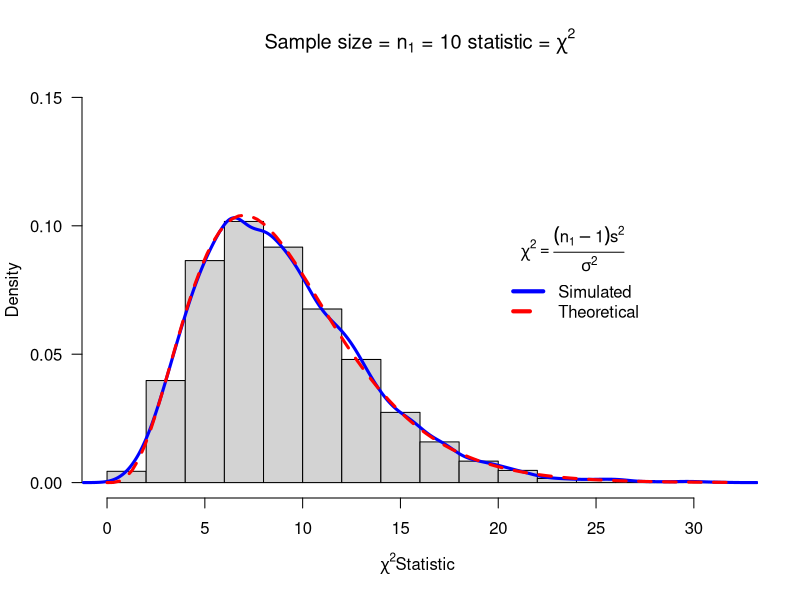
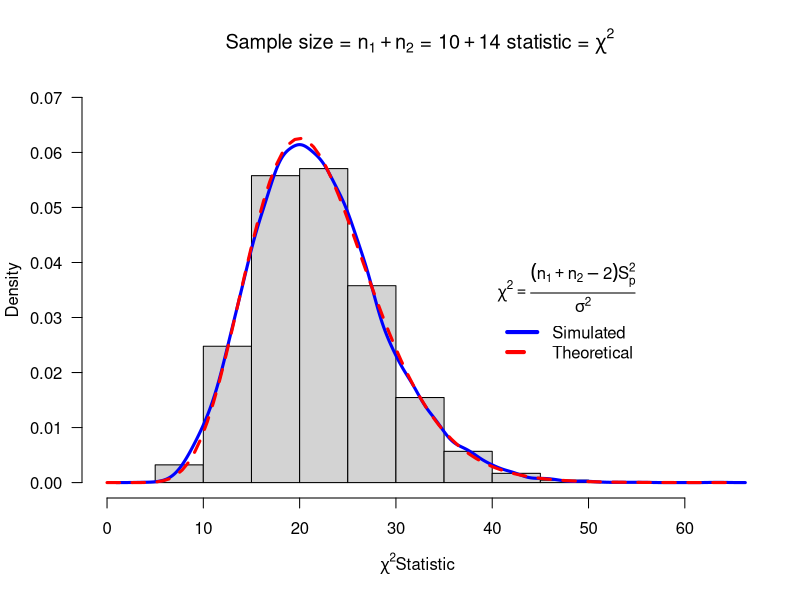
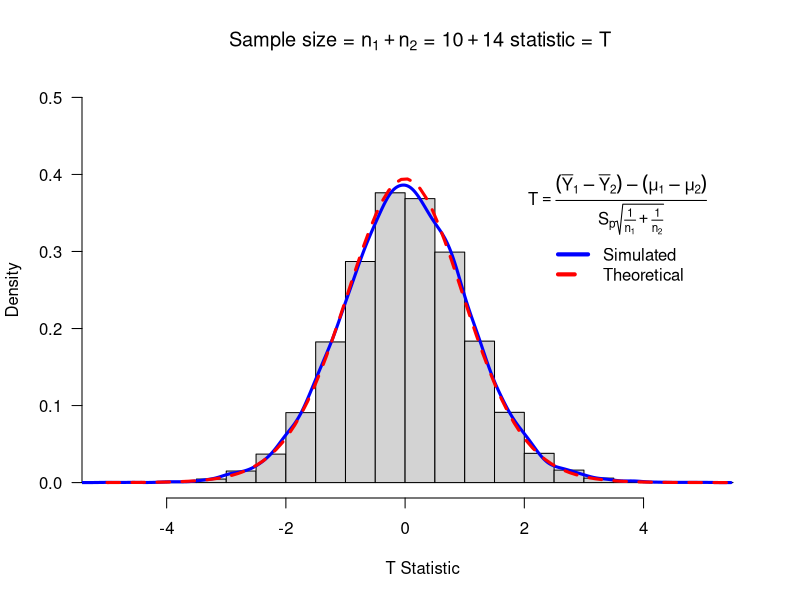
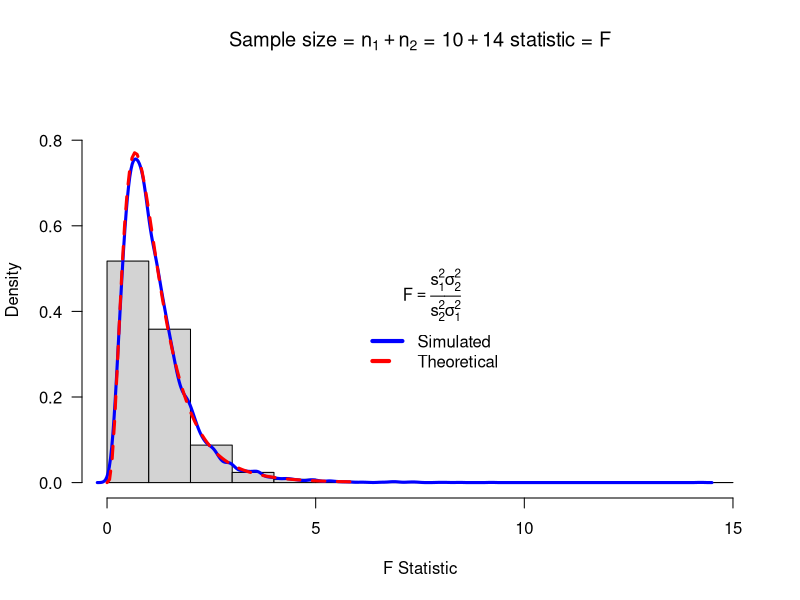

The R script that drew these images, in order:
  #This is a model R function that you can alter for other statistics
  # Copy this function twice and alter the two copies to make sampling distributions from the T distribution
  mychisim<-function(n1=10,sigma1=3,mean1=5,iter=1000,ymax=0.1,x=20, y=0.1){    # adjust ymax to make graph fit
  y1=rnorm(n1*iter,mean=mean1,sd=sigma1)# generate iter samples of size n1
  
  data1.mat=matrix(y1,nrow=n1,ncol=iter,byrow=TRUE) # Each column is a sample size n1
  
  ssq1=apply(data1.mat,2,var) # ssq1 is s squared
  
  w=(n1-1)*ssq1/sigma1^2      #chi-sq stat
  
  hist(w,freq=FALSE, ylim=c(0,ymax), # Histogram with annotation
  main=substitute(paste("Sample size = ",n[1]," = ",n1," statistic = ",chi^2)),
  xlab=expression(paste(chi^2, "Statistic",sep=" ")), las=1)
  lines(density(w),col="Blue",lwd=3) # add a density plot
  curve(dchisq(x,n1-1),add=TRUE,col="Red",lty=2,lwd=3) # add a theoretical curve
  title=expression(chi^2==frac((n[1]-1)*s^2,sigma^2)) #mathematical annotation -see ?plotmath
  legend(x,y,c("Simulated","Theoretical"),col=c("Blue","Red"),lwd=4,lty=1:2,bty="n",title=title) # Legend #
  invisible(list(w=w,summary=summary(w),sd=sd(w),fun="Chi-sq")) # some output to use if needed
  }
windows()
mychisim(iter=10000,ymax=0.15)





#### Two pop sampling
mychisim2<-function(n1=10,n2=14,sigma1=3,sigma2=3,mean1=5,mean2=10,iter=1000,ymax=0.07,x=40,y=0.04,...){    # adjust ymax to make graph fit
y1=rnorm(n1*iter,mean=mean1,sd=sigma1)# generate iter samples of size n1
y2=rnorm(n2*iter,mean=mean2,sd=sigma2)
data1.mat=matrix(y1,nrow=n1,ncol=iter,byrow=TRUE) # Each column is a sample size n1
data2.mat=matrix(y2,nrow=n2,ncol=iter,byrow=TRUE)
ssq1=apply(data1.mat,2,var) # ssq1 is s squared
ssq2=apply(data2.mat,2,var)
spsq=((n1-1)*ssq1 + (n2-1)*ssq2)/(n1+n2-2) # pooled s squared
w=(n1+n2-2)*spsq/(sigma1^2)#sigma1=sigma2,  Chi square stat
hist(w,freq=FALSE, ylim=c(0,ymax), # Histogram with annotation
main=substitute(paste("Sample size = ",n[1]+n[2]," = ",n1+n2," statistic = ",chi^2)),
xlab=expression(paste(chi^2, "Statistic",sep=" ")), las=1)
lines(density(w),col="Blue",lwd=3) # add a density plot
curve(dchisq(x,n1+n2-2),add=TRUE,col="Red",lty=2,lwd=3) # add a theoretical curve
title=expression(chi^2==frac((n[1]+n[2]-2)*S[p]^2,sigma^2)) #mathematical annotation -see ?plotmath
legend(x,y,c("Simulated","Theoretical"),col=c("Blue","Red"),lwd=4,lty=1:2,bty="n",title=title) # Legend #
invisible(list(w=w,summary=summary(w),sd=sd(w),fun="Chi-sq")) # some output to use if needed
}
windows()
mychisim2(iter=10000)

myTsim2<-function(n1=10,n2=14,sigma1=3,sigma2=3,mean1=5,mean2=10,iter=1000,ymax=0.5,x=2,y=0.4,...){
y1=rnorm(n1*iter,mean=mean1,sd=sigma1)# generate iter samples of size n1
y2=rnorm(n2*iter,mean=mean2,sd=sigma2)
data1.mat=matrix(y1,nrow=n1,ncol=iter,byrow=TRUE) # Each column is a sample size n1
data2.mat=matrix(y2,nrow=n2,ncol=iter,byrow=TRUE)
ssq1=apply(data1.mat,2,var) # ssq1 is s squared
ybar1= apply(data1.mat,2,mean)
ssq2=apply(data2.mat,2,var)
ybar2=apply(data2.mat,2,mean)
spsq=((n1-1)*ssq1 + (n2-1)*ssq2)/(n1+n2-2) # pooled s squared
w=((ybar1-ybar2)-(mean1-mean2))/sqrt(spsq*(1/n1+1/n2))#sigma1=sigma2,  Chi square stat
hist(w,freq=FALSE, ylim=c(0,ymax), # Histogram with annotation
main=substitute(paste("Sample size = ",n[1]+n[2]," = ",n1+n2," statistic = ",T)),
xlab=paste(" T Statistic",sep=""), las=1)
lines(density(w),col="Blue",lwd=3) # add a density plot
curve(dt(x,n1+n2-2),add=TRUE,col="Red",lty=2,lwd=3) # add a theoretical curve
title=expression(T==frac((bar(Y)[1]-bar(Y)[2])-(mu[1]-mu[2]),S[p]*sqrt(frac(1,n[1])+frac(1,n[2])))) #mathematical annotation -see ?plotmath
legend(x,y,c("Simulated","Theoretical"),col=c("Blue","Red"),lwd=4,lty=1:2,bty="n",title=title)# Legend #
invisible(list(w=w,summary=summary(w),sdw=sd(w),fun="T")) # some output to use if needed
}
myTsim2(iter=10000)


myFsim2<-function(n1=10,n2=14,sigma1=3,sigma2=2,mean1=5,mean2=10,iter=1000,ymax=0.9,x=6,y=0.5,...){
y1=rnorm(n1*iter,mean=mean1,sd=sigma1)# generate iter samples of size n1
y2=rnorm(n2*iter,mean=mean2,sd=sigma2)
data1.mat=matrix(y1,nrow=n1,ncol=iter,byrow=TRUE) # Each column is a sample size n1
data2.mat=matrix(y2,nrow=n2,ncol=iter,byrow=TRUE)
ssq1=apply(data1.mat,2,var) # ssq1 is s squared
ssq2=apply(data2.mat,2,var)
#spsq=((n1-1)*ssq1 + (n2-1)*ssq2)/(n1+n2-2) # pooled s squared
w=ssq1*sigma2^2/(ssq2*sigma1^2) #
hist(w,freq=FALSE, ylim=c(0,ymax), # Histogram with annotation
main=substitute(paste("Sample size = ",n[1]+n[2]," = ",n1+n2," statistic = ",F)),
xlab=paste("F Statistic",sep=""), las=1)
lines(density(w),col="Blue",lwd=3) # add a density plot
curve(df(x,n1-1,n2-1),xlim=c(0,6),add=TRUE,col="Red",lty=2,lwd=3) # add a theoretical curve
title=expression(F==frac(s[1]^2,s[2]^2)*frac(sigma[2]^2,sigma[1]^2)) #mathematical annotation -see ?plotmath
legend(x,y,c("Simulated","Theoretical"),col=c("Blue","Red"),lwd=4,lty=1:2,bty="n",title=title)# Legend #
invisible(list(w=w,summary=summary(w),sd=sd(w),fun="F")) # some output to use if needed
}
myFsim2(iter=10000)
